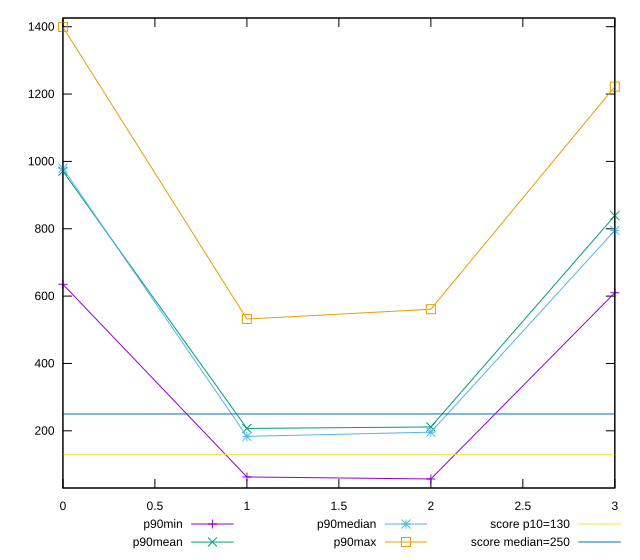

The script that saved this image:
reset

$p90Min <<EOF
0 635.0000000000009
1 63
2 57
3 610.0000000000009
EOF

$p90Mean <<EOF
0 970.9574468085107
1 207.04255319148936
2 211.4731182795699
3 838.968085106383
EOF

$p90Median <<EOF
0 979.4999999999995
1 183.5
2 196
3 794.9999999999991
EOF

$p90Max <<EOF
0 1399
1 532
2 561
3 1222.000000000001
EOF

set key outside below
set xrange [0:3]
set yrange [30.16:1425.84]
set trange [30.16:1425.84]
set terminal svg size 640, 560 enhanced background rgb 'white'
set output "report/report_00029_2021-02-24T13-36-40.390Z/max-potential-fid/progression/value.svg"

plot $p90Min title "p90min" with linespoints, \
     $p90Mean title "p90mean" with linespoints, \
     $p90Median title "p90median" with linespoints, \
     $p90Max title "p90max" with linespoints, \
     130 title "score p10=130", \
     250 title "score median=250"

reset
